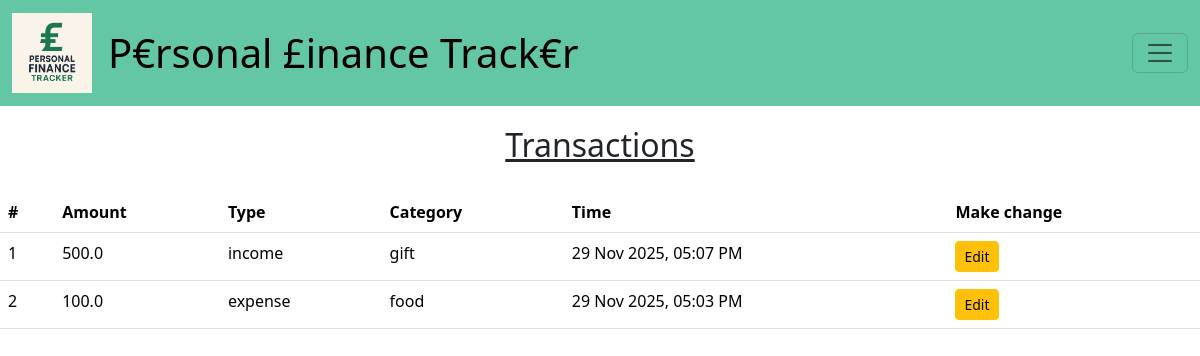
Screenshot of /transactions (signed in) with the database file from the repository.
### tables this page shows
CREATE TABLE "transactions" (
	"id"	INTEGER NOT NULL UNIQUE,
	"user_id"	INTEGER NOT NULL,
	"amount"	REAL NOT NULL,
	"type"	TEXT NOT NULL CHECK(("type" IN ('expense', 'income', 'transfer'))),
	"category_id"	INTEGER,
	"created_at"	TIMESTAMP DEFAULT CURRENT_TIMESTAMP,
	PRIMARY KEY("id" AUTOINCREMENT),
	FOREIGN KEY("category_id") REFERENCES "categories"("id"),
	FOREIGN KEY("user_id") REFERENCES "users"("id")
);

CREATE TABLE "categories" (
    "id"        INTEGER NOT NULL UNIQUE,
    "user_id"   INTEGER,
    "name"      TEXT NOT NULL,
    PRIMARY KEY("id" AUTOINCREMENT),
    FOREIGN KEY("user_id") REFERENCES "users"("id")
);

### app.py (the view)
@app.route("/transactions", methods=["GET"])
@login_required
def transactions():
    if request.method=="GET":
        db=sqlite3.connect("transactions.db")
        db.row_factory = sqlite3.Row
        cur=db.cursor()
        cur.execute("""
            SELECT
                t.id,
                t.amount,
                t.type,
                c.name AS category,
                t.created_at
            FROM transactions t
            LEFT JOIN categories c
                ON t.category_id = c.id
            WHERE t.user_id = ?
            ORDER BY t.created_at DESC
            """, (session["user_id"],))
        rows = cur.fetchall()
        rows = [dict(r) for r in rows]
        ist = pytz.timezone("Asia/Kolkata")
        for r in rows:
            dt = datetime.fromisoformat(r["created_at"])  # convert string → datetime
            if dt.tzinfo is None:
                dt = dt.replace(tzinfo=pytz.UTC)
            r["created_at_fmt"] = dt.astimezone(ist).strftime("%d %b %Y, %I:%M %p")
        cur.execute("""
            SELECT name
            FROM categories
            WHERE user_id = ? OR user_id IS NULL
            """, (session["user_id"],))
        all_categories = cur.fetchall()
        return render_template("transactions.html",rows=rows,categories=all_categories)

### helpers.py (called while the page is built)
def login_required(f):
    @wraps(f)
    def wrapper(*args, **kwargs):
        if "user_id" not in session:
            return redirect(url_for("login"))
        return f(*args, **kwargs)
    return wrapper

### templates/transactions.html (shortened to what this page needs)
{% extends "layout.html" %}
{% block body %}
    <h2 style="text-align:center;">Transactions</h2>
    <table class="table">
    <thead>
        <tr>
        <th scope="col">#</th>
        <th scope="col">Amount</th>
        <th scope="col">Type</th>
        <th scope="col">Category</th>
        <th scope="col">Time</th>
        <th scope="col">Make change</th>
        </tr>
    </thead>
    <tbody>
        {% for r in rows %}
        <tr>
            <td>{{ loop.index }}</td>
            <td>{{ r.amount }}</td>
            <td>{{ r.type }}</td>
            <td>{{ r.category }}</td>
            <td>{{ r.created_at_fmt }}</td>
            <td><button
                    class="btn btn-warning btn-sm"
                    data-bs-toggle="modal"
                    data-bs-target="#editModal"
                    data-id="{{ r.id }}"
                    data-amount="{{ r.amount }}"
                    data-type="{{ r.type }}"
                    data-category="{{ r.category }}">
                    Edit
                </button></td>
        </tr>
        {% endfor %}
    </tbody>
    </table>
{% endblock %}

### static/styles.css (style rules this page uses)
h2 { text-align:center; padding:20px; text-decoration:underline; }

### rows the page displays
transactions: amount "500.0", type "income", category "gift", created_at_fmt "29 Nov 2025, 05:07 PM"
transactions: amount "100.0", type "expense", category "food", created_at_fmt "29 Nov 2025, 05:03 PM"
